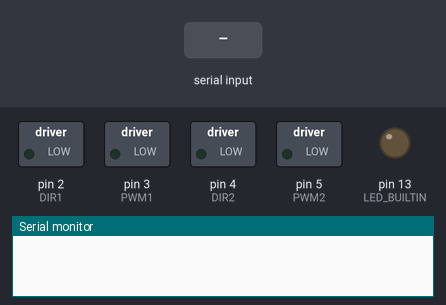
The sketch below on a simulated Arduino Uno, built with avr-gcc and run on an emulated ATmega328P. Parts: switched loads named in the sketch (green lamp = pin HIGH), output pins drawn as LEDs (lit = HIGH), the last lines printed to the serial monitor. Inputs (shaded band) come from the test bench.

Above: at 1.2 s.
1.3 s: "A" received over Serial
At 2.3 s:
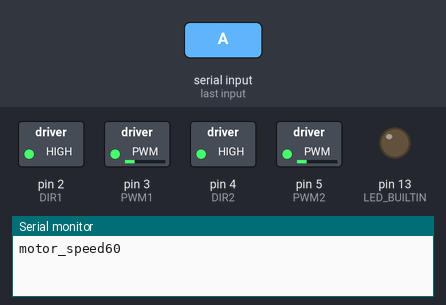
2.8 s: "B" received over Serial
At 3.5 s:
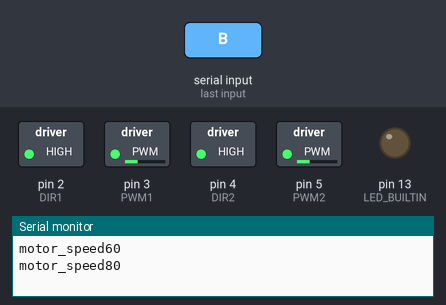
Timing chart, 0 to 5.8 s (numbered marks = the images above; inputs shaded):
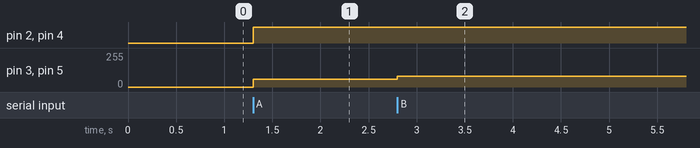

Measured:
- after the input at 1.3 s, pin 2 (DIR1), pin 4 (DIR2): LOW → HIGH at once; pin 3 (PWM1), pin 5 (PWM2): 0/255 → 60/255 at once
- after the input at 2.8 s, pin 3 (PWM1), pin 5 (PWM2): 60/255 → 80/255 at once

The sketch:

MotorControlByHand.ino
```cpp
#define DIR1 2
#define PWM1 3
#define DIR2 4
#define PWM2 5  //Driving motors

char speed_sub = 'Z';
int speed_int = 0;

void setup() {
  // put your setup code here, to run once:
  Serial.begin(9600);
  pinMode(LED_BUILTIN, OUTPUT);

  pinMode(DIR1, OUTPUT);
  pinMode(PWM1, OUTPUT);
  pinMode(DIR2, OUTPUT);
  pinMode(PWM2, OUTPUT);
}

void loop() {
  // put your main code here, to run repeatedly:
  if (Serial.available()) {
    speed_sub = Serial.read();

    if (speed_sub == 'A') {
      speed_int = 60;
    }
    else if (speed_sub == 'B') {
      speed_int = 80;
    }
    else if (speed_sub == 'C') {
      speed_int = 100;
    }
    digitalWrite(DIR1, HIGH);
    analogWrite(PWM1, speed_int);
    digitalWrite(DIR2, HIGH);
    analogWrite(PWM2, speed_int);
    Serial.print("motor_speed");
    Serial.println(speed_int);
  }
}
```
